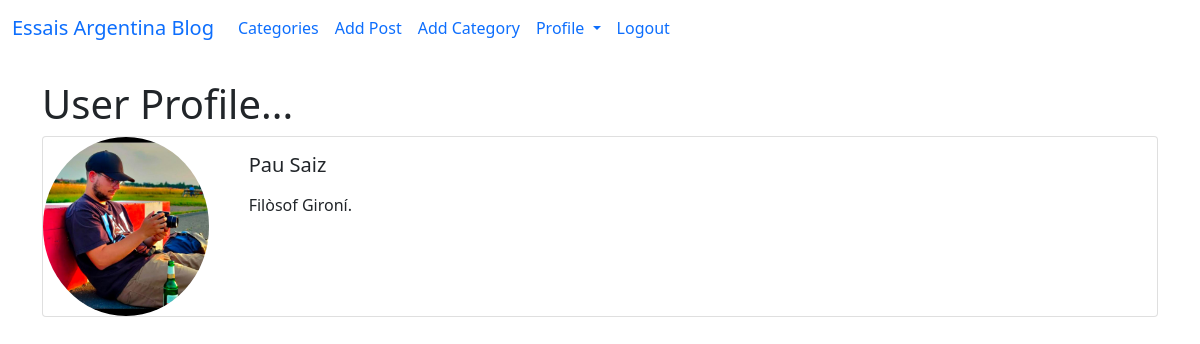
/members/2/profile/ (signed in), run on the app's committed database.
### theblog/models.py (models this page shows, shortened)
class Profile(models.Model):
    user = models.OneToOneField(User, null=True, on_delete=models.CASCADE)
    bio = models.TextField()
    profile_pic = models.ImageField(null=True, blank=True, upload_to = "images/profile/")
    website_url = models.CharField(max_length=255, null=True, blank=True)
    instagram_url = models.CharField(max_length=255, null=True, blank=True)

### members/views.py (the view)
# urls.py: path('<int:pk>/profile/', ShowProfilePageView.as_view(), name='show_profile_page'),
class ShowProfilePageView(DetailView):
    model = Profile
    template_name = 'registration/user_profile.html'
    def get_context_data(self, *args, **kwargs):
        context = super(ShowProfilePageView, self).get_context_data(*args, **kwargs)
        page_user = get_object_or_404(Profile, id=self.kwargs['pk'])
        context["page_user"] = page_user
        return context

### members/templates/registration/user_profile.html (shortened to what this page needs)
{% extends 'base.html' %}
{% load static %}
{% block content %}
<h1>User Profile... </h1>
<div class="card mb-3">
  <div class="row no-gutters">
    <div class="col-md-2">
{% if page_user.profile_pic %}
      <img src="{{ page_user.profile_pic.url }}" class="card-img rounded-circle">
{% else %}
      <img src="{% static 'theblog/images/profile_pic_default.jpg' %}" class="card-img rounded-circle">
{% endif %}
    </div>
    <div class="col-md-10">
      <div class="card-body">
        <h5 class="card-title">
            {{page_user.user.first_name}}
            {{page_user.user.last_name}}
        </h5>
        <p class="card-text">
            {% if page_user.bio%}
                {{ page_user.bio }}
            {% else %}
                No bio
            {% endif %}
        </p>
      </div>
    </div>
  </div>
</div>
<br/><br/>
{% endblock %}

### data on the page
Profile: profile_pic (picture), user.first_name "Pau", user.last_name "Saiz", bio "Filòsof Gironí."
